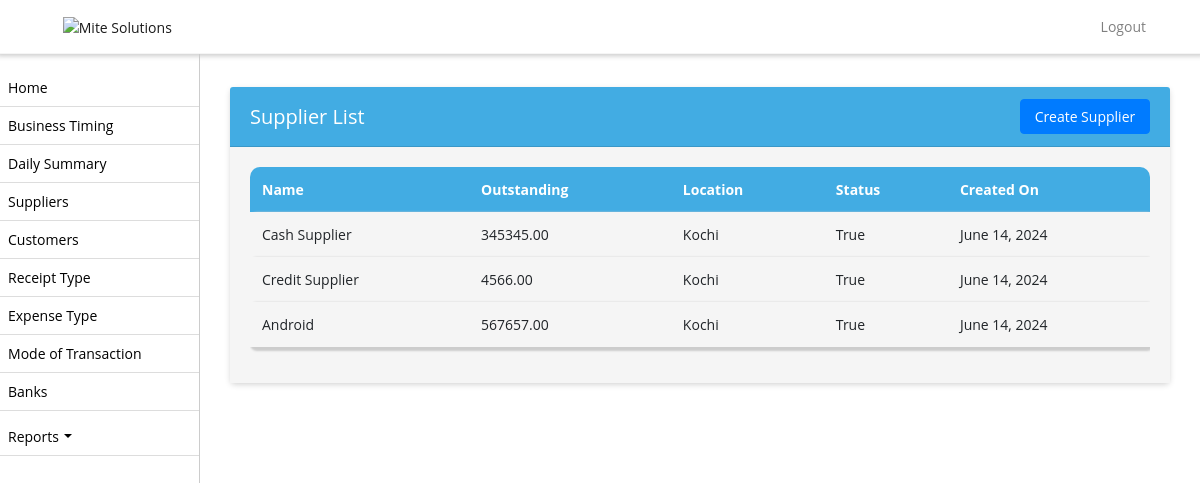
The app's page /supplier-list/ (signed in), older data.
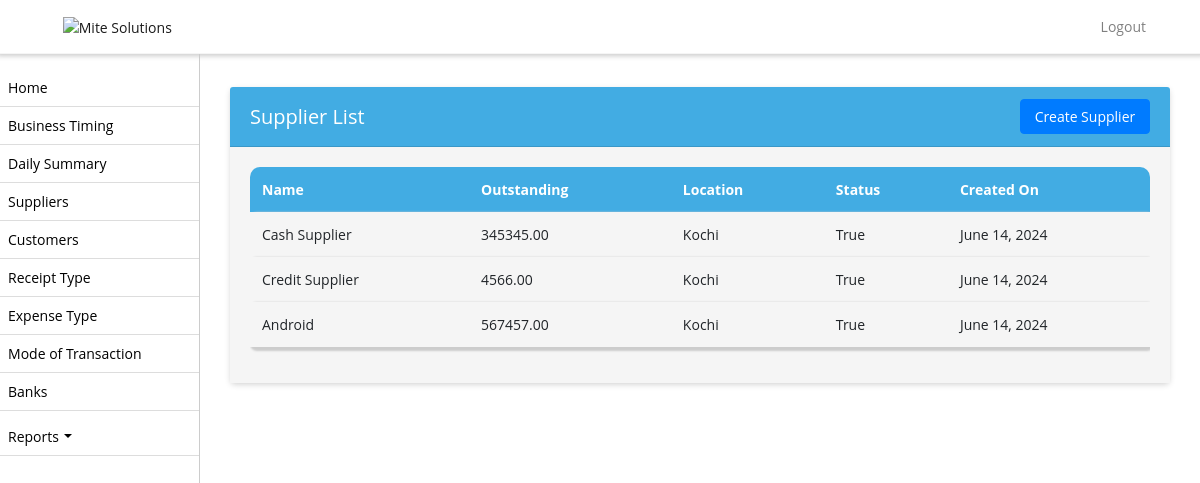
The same page, newer data.
### biztrackapp/models.py (models this page shows, shortened)
class Supplier(models.Model):
    name = models.CharField(max_length=255)
    business_profile = models.CharField(max_length=255, null=True)
    outstanding = models.DecimalField(max_digits=10, decimal_places=2)
    location = models.CharField(max_length=255)
    status = models.BooleanField(default=True)  # BooleanField to represent True or False
    created_on = models.DateField(auto_now_add=True, null=True)

### biztrackapp/views.py (the view)
# urls.py: path('supplier-list/', supplier_list, name='supplier_list'),
def supplier_list(request):
    try:
        shop_admin = ShopAdmin.objects.get(user=request.user)
        shop = shop_admin.shop
        business = BusinessProfile.objects.get(license_number=shop.license_number)
    except ShopAdmin.DoesNotExist:
        return redirect('login')
    except BusinessProfile.DoesNotExist:
        business = None
    suplliers = Supplier.objects.filter(business_profile=business.id).order_by('-created_on')
    return render(request, 'supplier-list.html', {'suppliers': suplliers})

### biztrackapp/templates/supplier-list.html (shortened to what this page needs)
{% extends 'base.html' %}
{% block content %}
<div class="container mt-3">
    <div class="card">
        <div class="card-header  d-flex justify-content-between align-items-center">
            <h5 class="mb-0">Supplier List</h5>
            <a href="{% url 'create_supplier' %}" class="btn btn-primary float-right">Create Supplier</a>
        </div>
        <div class="card-body">
            <div class="table-responsive">
            <table  class="table table-bordered table-striped nowrap"  style="width: 100%;">
                <thead>
                    <tr>
                        <th>Name</th>
                        <th>Outstanding</th>
                        <th>Location</th>
                        <th>Status</th>
                        <th>Created On</th>
                    </tr>
                </thead>
                <tbody>
                    {% for supplier in suppliers %}
                    <tr>
                        <td>{{ supplier.name }}</td>
                        <td>{{ supplier.outstanding }}</td>
                        <td>{{ supplier.location }}</td>
                        <td>{{ supplier.status }}</td>
                        <td>{{ supplier.created_on }}</td>
                    </tr>
                    {% endfor %}
                </tbody>
            </table>
        </div>
        </div>
    </div>
</div>
{% endblock %}

Row changes from the older to the newer data that the page shows:
changed Supplier "Android": outstanding "567657.00" → "567457.00"
